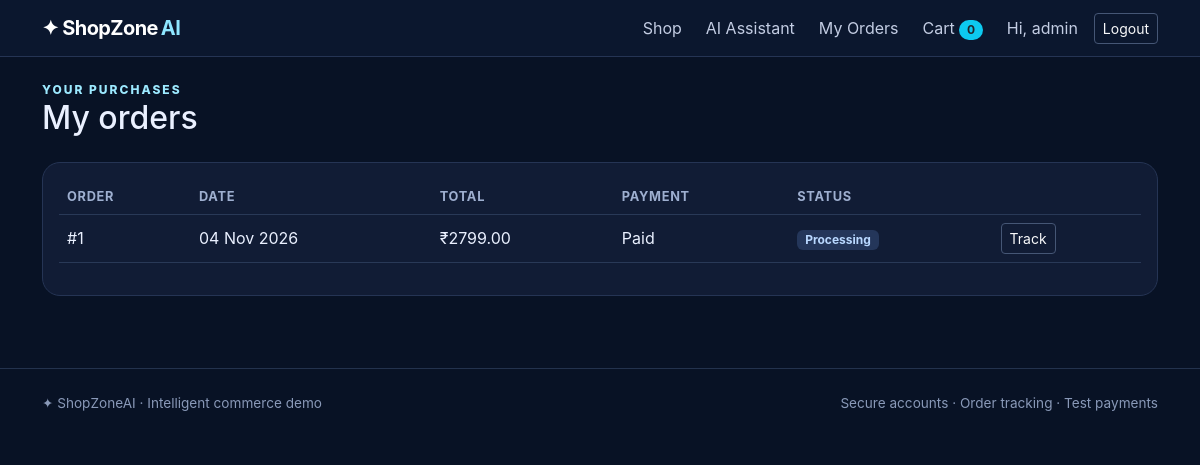
Screenshot of /orders (signed in) with the database file from the repository.
### app.py (models this page shows)
class User(db.Model):
    id = db.Column(db.Integer, primary_key=True)
    name = db.Column(db.String(90), nullable=False)
    email = db.Column(db.String(140), unique=True, nullable=False, index=True)
    phone = db.Column(db.String(25))
    password_hash = db.Column(db.String(255), nullable=False)
    role = db.Column(db.String(15), default='user', nullable=False)
    active = db.Column(db.Boolean, default=True)
    created_at = db.Column(db.DateTime, default=datetime.utcnow)

class Order(db.Model):
    id = db.Column(db.Integer, primary_key=True)
    user_id = db.Column(db.Integer, db.ForeignKey('user.id'), nullable=False)
    status = db.Column(db.String(25), default='Placed')
    payment_method = db.Column(db.String(30), default='Razorpay (Test)')
    payment_status = db.Column(db.String(25), default='Pending')
    payment_id = db.Column(db.String(100), default='')
    subtotal = db.Column(db.Numeric(12,2), default=0)
    shipping = db.Column(db.Numeric(12,2), default=0)
    total = db.Column(db.Numeric(12,2), default=0)
    address = db.Column(db.Text, nullable=False)
    created_at = db.Column(db.DateTime, default=datetime.utcnow)
    customer = db.relationship('User')
    items = db.relationship('OrderItem', cascade='all, delete-orphan', backref='order')

### app.py (the view)
@app.route('/orders')
@user_required
def my_orders():
    orders=Order.query.filter_by(user_id=current_user().id).order_by(Order.created_at.desc()).all()
    return render_template('orders.html',orders=orders)

### app.py (called while the page is built)
def current_user():
    uid = session.get('user_id')
    return db.session.get(User, uid) if uid else None

@app.context_processor
def inject_globals():
    u = current_user()
    count = CartItem.query.filter_by(user_id=u.id).count() if u and u.role == 'user' else 0
    return {'current_user':u, 'cart_count':count, 'currency':os.getenv('CURRENCY','INR')}

def login_required(role=None):
    def deco(fn):
        @wraps(fn)
        def wrapper(*args, **kwargs):
            u=current_user()
            if not u or not u.active:
                session.clear(); flash('Please sign in to continue.','warning')
                return redirect(url_for('login', next=request.path))
            if role and u.role != role: abort(403)
            return fn(*args, **kwargs)
        return wrapper
    return deco

### templates/orders.html
{% extends 'base.html' %}{% block content %}<div class="eyebrow">Your purchases</div><h1 class="h2 mb-4">My orders</h1><div class="panel p-3">{% if orders %}<div class="table-responsive"><table class="table align-middle"><thead><tr><th>Order</th><th>Date</th><th>Total</th><th>Payment</th><th>Status</th><th></th></tr></thead><tbody>{% for o in orders %}<tr><td>#{{ o.id }}</td><td>{{ o.created_at.strftime('%d %b %Y') }}</td><td>₹{{ '%.2f'|format(o.total) }}</td><td>{{ o.payment_status }}</td><td><span class="badge badge-soft">{{ o.status }}</span></td><td><a class="btn btn-sm btn-outline-light" href="{{ url_for('order_detail',oid=o.id) }}">Track</a></td></tr>{% endfor %}</tbody></table></div>{% else %}<p class="muted text-center p-4">No orders yet.</p>{% endif %}</div>{% endblock %}

### templates/base.html (shortened to what this page needs)
<!doctype html><html lang="en"><head><meta charset="utf-8"><meta name="viewport" content="width=device-width, initial-scale=1">
<link href="https://cdn.jsdelivr.net/npm/bootstrap@5.3.3/dist/css/bootstrap.min.css" rel="stylesheet">
<link href="{{ url_for('static',filename='style.css') }}" rel="stylesheet"></head><body>
<nav class="navbar navbar-expand-lg navbar-dark nav-glass sticky-top"><div class="container">
<a class="navbar-brand fw-bold" href="{{ url_for('home') }}">✦ ShopZone<span class="brand-ai">AI</span></a>
<div class="collapse navbar-collapse" id="nav"><ul class="navbar-nav ms-auto align-items-lg-center gap-lg-2">
<li><a class="nav-link" href="{{ url_for('products') }}">Shop</a></li><li><a class="nav-link" href="{{ url_for('assistant') }}">AI Assistant</a></li>
{% if current_user and current_user.role=='user' %}<li><a class="nav-link" href="{{ url_for('my_orders') }}">My Orders</a></li><li><a class="nav-link" href="{{ url_for('cart') }}">Cart <span class="badge rounded-pill bg-info text-dark">{{ cart_count }}</span></a></li>{% endif %}
{% if current_user %}<li class="nav-item"><span class="nav-link small text-info">Hi, {{ current_user.name.split()[0] }}</span></li><li><a class="btn btn-sm btn-outline-light" href="{{ url_for('logout') }}">Logout</a></li>
{% else %}<li><a class="nav-link" href="{{ url_for('login') }}">Login</a></li><li><a class="btn btn-sm btn-primary px-3" href="{{ url_for('register') }}">Create account</a></li>{% endif %}
</ul></div></div></nav>
<main class="container py-4">{% block content %}{% endblock %}</main>
<footer class="footer mt-5"><div class="container py-4 d-flex flex-wrap justify-content-between gap-2"><span>✦ ShopZoneAI · Intelligent commerce demo</span><span>Secure accounts · Order tracking · Test payments</span></div></footer>
<script src="https://cdn.jsdelivr.net/npm/bootstrap@5.3.3/dist/js/bootstrap.bundle.min.js"></script></body></html>

### static/style.css (style rules this page uses)
:root { --ink:#eaf0ff;--muted:#9aa8c7;--panel:#111c35;--line:#253454;--accent:#8b7cff }
* { box-sizing:border-box }
body { background:#081225;color:var(--ink);min-height:100vh;font-family:Inter,ui-sans-serif,system-ui,-apple-system,"Segoe UI",sans-serif }
.nav-glass { background:#0c1830ed;border-bottom:1px solid #253454;backdrop-filter:blur(18px) }
.navbar-brand { letter-spacing:-.6px }
.brand-ai { color:#8ee6ff;margin-left:3px }
.nav-link { color:#c3cde3!important }
.eyebrow { color:#9ce9ff;text-transform:uppercase;letter-spacing:2px;font-size:.75rem;font-weight:800 }
.panel,.product-card,.stat-card,.admin-side { background:var(--panel);border:1px solid var(--line);border-radius:18px }
.btn-outline-light { border-color:#455675 }
.table { --bs-table-bg:transparent;--bs-table-color:#eaf0ff;--bs-table-border-color:#293957 }
.table thead th { color:#9eafd0;font-size:.8rem;text-transform:uppercase;letter-spacing:.7px }
.badge-soft { background:#24365a;color:#b9d8ff }
.footer { border-top:1px solid #23324d;color:#8999b8;font-size:.85rem }

### rows the page displays
User: name "admin"
Order: id "1", created_at "04 Nov 2026", total "2799.00", payment_status "Paid", status "Processing"

### other values shown
{{ cart_count }} "0"
